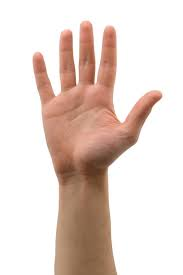
#> input picture 3 -  Image Processing in OpenCV/3.8 - Contours in OpenCV/3.8.2 - Contour Features/hand.jpg, 183 x 275 px
$ python 6_CheckingConvexity.py
#> lines starting #> are read from the running program, lines starting #| are printed output that depends on the picture; after the words box and inside, x2 and y2 are one past the last pixel; in counts of white or black regions, pixels touching at a corner belong together
import cv2
import numpy as np

# Load the image in color
color_img = cv2.imread('hand.jpg', cv2.IMREAD_COLOR)
#> color_img is the input picture: shape (275, 183, 3); mean B, G, R 206.6, 214.1, 229.9

# Convert to grayscale for processing
gray = cv2.cvtColor(color_img, cv2.COLOR_BGR2GRAY)
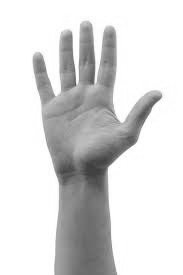
#> gray: shape (275, 183); min 62, max 255, mean 218

# Apply adaptive thresholding
thresh = cv2.adaptiveThreshold(gray, 255, cv2.ADAPTIVE_THRESH_GAUSSIAN_C,
                               cv2.THRESH_BINARY_INV, 11, 2)
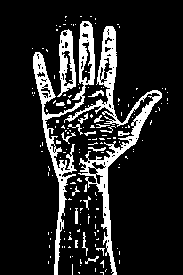
#> thresh: shape (275, 183); 14.7% white; 164 white regions (143 under 20 px), largest, box (x1, y1, x2, y2) and area: (64, 26, 162, 275) 3046, (33, 21, 95, 275) 2551, (57, 29, 76, 97) 649

# Morphological operations
kernel = np.ones((5, 5), np.uint8)
morph = cv2.morphologyEx(thresh, cv2.MORPH_CLOSE, kernel)
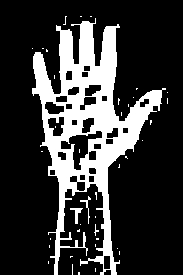
#> morph: shape (275, 183); 22.1% white; 40 white regions (37 under 20 px), largest, box (x1, y1, x2, y2) and area: (32, 18, 166, 275) 10812, (70, 208, 83, 224) 76, (80, 196, 91, 224) 55
morph = cv2.morphologyEx(morph, cv2.MORPH_OPEN, kernel)
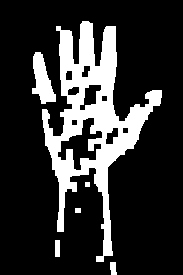
#> morph: shape (275, 183); 19.6% white; 6 white regions

# Find contours
contours, _ = cv2.findContours(morph, cv2.RETR_EXTERNAL, cv2.CHAIN_APPROX_SIMPLE)
#> contours = 6 contours, 1 with area under 20; largest, box (x1, y1, x2, y2) and area: (42, 21, 162, 262) 9984, (32, 52, 56, 104) 642, (55, 240, 60, 257) 64, (110, 262, 117, 275) 58, (75, 208, 81, 213) 20
contours = [c for c in contours if cv2.contourArea(c) > 5000]
#> contours = 1 contour; box (x1, y1, x2, y2) and area: (42, 21, 162, 262) 9984

if not contours:
    print("No valid contour found.")
    exit()

# Largest contour
cnt = max(contours, key=cv2.contourArea)
#> cnt = contour of 284 points, box (x1, y1, x2, y2) (42, 21, 162, 262), area 9984

# Convex hull (for defects, returnPoints=False)
hull = cv2.convexHull(cnt, returnPoints=False)
#> hull = [283, 260, 207, 206, 204, 153, 150, 149, 96, 71, 65, 64, 19, 0]

# Find convexity defects
defects = cv2.convexityDefects(cnt, hull)
#> defects = [[0, 19, 6, 10617], [19, 64, 35, 7530], [65, 71, 70, 352], [71, 96, 91, 2241], [96, 149, 121, 18762], [150, 153, 152, 1136], [153, 204, 164, 8004], [204, 206, 205, 210], [207, 260, 240, 13421], [260, 283, 275, 11001]]

# Draw original contour in blue
cv2.drawContours(color_img, [cnt], -1, (255, 0, 0), 2)

# Draw convex hull in green
cv2.drawContours(color_img, [cv2.convexHull(cnt)], -1, (0, 255, 0), 2)
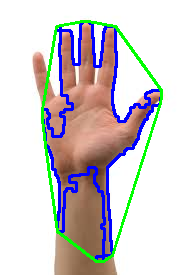
#> color_img: shape (275, 183, 3); mean B, G, R 206.2, 204.9, 209.3

# Draw convexity defects in red
if defects is not None:
    for i in range(defects.shape[0]):
        s, e, f, d = defects[i, 0]
        start = tuple(cnt[s][0])
        end = tuple(cnt[e][0])
        far = tuple(cnt[f][0])
        cv2.circle(color_img, far, 5, (0, 0, 255), -1)  # Red dot at defect point
#> this loop made 10 passes
#> (s, e, f, d, start, end, far) on passes 1 to 10: (0, 19, 6, 10617, (82, 21), (56, 26), (78, 64)), (19, 64, 35, 7530, (56, 26), (42, 109), (72, 108)), (65, 71, 70, 352, (42, 119), (45, 145), (45, 133)), (71, 96, 91, 2241, (45, 145), (57, 231), (59, 182)), (96, 149, 121, 18762, (57, 231), (96, 261), (94, 167)), (150, 153, 152, 1136, (103, 261), (112, 255), (104, 255)), (153, 204, 164, 8004, (112, 255), (160, 103), (107, 167)), (204, 206, 205, 210, (160, 103), (161, 97), (160, 98)), (207, 260, 240, 13421, (161, 90), (115, 26), (118, 120)), (260, 283, 275, 11001, (115, 26), (88, 21), (95, 66))
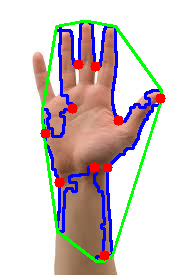
#> color_img: shape (275, 183, 3); 1.61% of pixels changed, all inside (x1, y1, x2, y2) = (40, 59, 166, 261)

# Check if a curve is convex or not, cv2.isContourConvex(). It just return whether True or False.
k = cv2.isContourConvex(cnt)
#> k = False
print(k)
#| False

$ run again, with 3 -  Image Processing in OpenCV/3.8 - Contours in OpenCV/3.8.2 - Contour Features/square.jpg copied over 3 -  Image Processing in OpenCV/3.8 - Contours in OpenCV/3.8.2 - Contour Features/hand.jpg
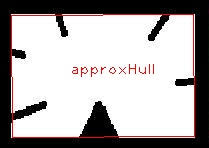
#> input picture 3 -  Image Processing in OpenCV/3.8 - Contours in OpenCV/3.8.2 - Contour Features/square.jpg, 209 x 148 px
#> color_img is the input picture: shape (148, 209, 3); mean B, G, R 168.2, 168.3, 172.1
#> `thresh = cv2.adaptiveThreshold(gray, 255, cv2.ADAPTIVE_THRESH_GAUSSIAN..`:
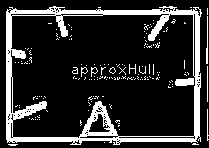
#> thresh: shape (148, 209); 17.7% white; 161 white regions (152 under 20 px), largest, box (x1, y1, x2, y2) and area: (6, 6, 202, 145) 4647, (175, 78, 194, 86) 129, (206, 16, 208, 64) 64
#> `contours, _ = cv2.findContours(morph, cv2.RETR_EXTERNAL, cv2.CHAIN_APP..`: contours = 2 contours; box (x1, y1, x2, y2) and area: (6, 6, 201, 148) 25580, (206, 48, 209, 64) 30
#> `contours = [c for c in contours if cv2.contourArea(c) > 5000]`: contours = 1 contour; box (x1, y1, x2, y2) and area: (6, 6, 201, 148) 25580
#> cnt = contour of 84 points, box (x1, y1, x2, y2) (6, 6, 201, 148), area 25580
#> hull = [83, 75, 72, 63, 60, 34, 33, 30, 28, 26, 25, 23, 21, 14, 0]
#> defects = [[0, 14, 6, 997], [14, 21, 18, 749], [21, 23, 22, 114], [23, 25, 24, 114], [26, 28, 27, 162], [28, 30, 29, 114], [30, 33, 32, 284], [34, 60, 39, 1523], [60, 63, 61, 284], [63, 72, 65, 256], [72, 75, 73, 181], [75, 83, 79, 964]]
#> the loop `for i in range(defects.shape[0]):` made 12 passes
#> (s, e, f, d, start, end, far) on passes 1, 2, 4, 5, 6, 7, 8, 9: (0, 14, 6, 997, (163, 6), (49, 7), (151, 10)), (14, 21, 18, 749, (49, 7), (9, 8), (46, 10)), (23, 25, 24, 114, (7, 9), (6, 11), (7, 10)), (26, 28, 27, 162, (6, 139), (7, 142), (7, 140)), (28, 30, 29, 114, (7, 142), (8, 144), (8, 143)), (30, 33, 32, 284, (8, 144), (10, 147), (10, 145)), (34, 60, 39, 1523, (15, 147), (198, 144), (18, 141)), (60, 63, 61, 284, (198, 144), (200, 141), (198, 142))
#> after the loop `for i in range(defects.shape[0]):`:
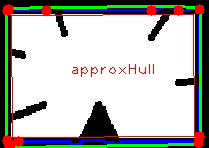
#> color_img: shape (148, 209, 3); mean B, G, R 176, 182, 177.9
#> k = False
#| False

$ run again, with 3 -  Image Processing in OpenCV/3.8 - Contours in OpenCV/3.8.2 - Contour Features/star.jpg copied over 3 -  Image Processing in OpenCV/3.8 - Contours in OpenCV/3.8.2 - Contour Features/hand.jpg
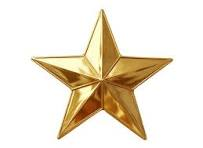
#> input picture 3 -  Image Processing in OpenCV/3.8 - Contours in OpenCV/3.8.2 - Contour Features/star.jpg, 203 x 148 px
#> color_img is the input picture: shape (148, 203, 3); mean B, G, R 212.5, 228.2, 237.1
#> `thresh = cv2.adaptiveThreshold(gray, 255, cv2.ADAPTIVE_THRESH_GAUSSIAN..`:
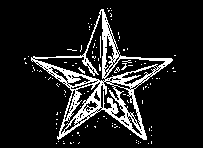
#> thresh: shape (148, 203); 12.4% white in thin lines or dots, all inside (x1, y1, x2, y2) = (24, 8, 176, 144)
#> `contours, _ = cv2.findContours(morph, cv2.RETR_EXTERNAL, cv2.CHAIN_APP..`: contours = 3 contours; box (x1, y1, x2, y2) and area: (32, 9, 171, 142) 6070, (87, 40, 95, 51) 57, (89, 24, 96, 30) 30
#> `contours = [c for c in contours if cv2.contourArea(c) > 5000]`: contours = 1 contour; box (x1, y1, x2, y2) and area: (32, 9, 171, 142) 6070
#> cnt = contour of 246 points, box (x1, y1, x2, y2) (32, 9, 171, 142), area 6070
#> hull = [245, 193, 192, 144, 94, 93, 60, 58, 57, 0]
#> defects = [[0, 57, 31, 10983], [58, 60, 59, 201], [60, 93, 71, 7576], [94, 144, 122, 7703], [144, 192, 164, 7286], [193, 245, 209, 9901]]
#> the loop `for i in range(defects.shape[0]):` made 6 passes
#> (s, e, f, d, start, end, far) on passes 1 to 6: (0, 57, 31, 10983, (101, 9), (32, 57), (87, 71)), (58, 60, 59, 201, (32, 65), (33, 70), (33, 66)), (60, 93, 71, 7576, (33, 70), (57, 141), (71, 90)), (94, 144, 122, 7703, (63, 141), (145, 139), (100, 110)), (144, 192, 164, 7286, (145, 139), (170, 64), (127, 103)), (193, 245, 209, 9901, (170, 58), (110, 9), (126, 72))
#> after the loop `for i in range(defects.shape[0]):`:
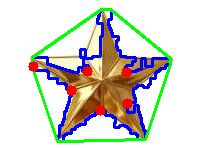
#> color_img: shape (148, 203, 3); mean B, G, R 207.3, 213.1, 213.4
#> k = False
#| False
